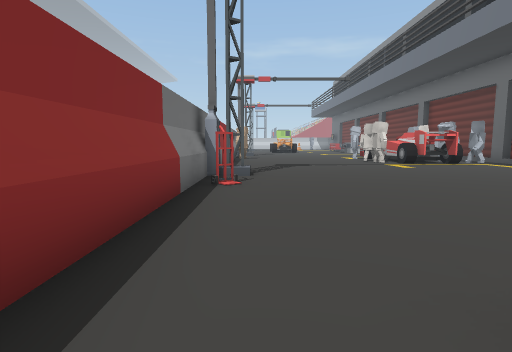
View 1 (above)

23 first-person views from a walk through a 3-D level made in the Unity game engine. The camera is 1.3 m above the floor, tilts 6° down and sees 80° across. The floor is counted in squares, 2 m on a side. Each view is taken from the middle of a square. On the plan, view 1 faces up. The plan holds only what a view shows up to about 10 squares ahead; the rest is blank. The place goes on beyond the plan. The player is left out. Some animated figures are left out.

View 2
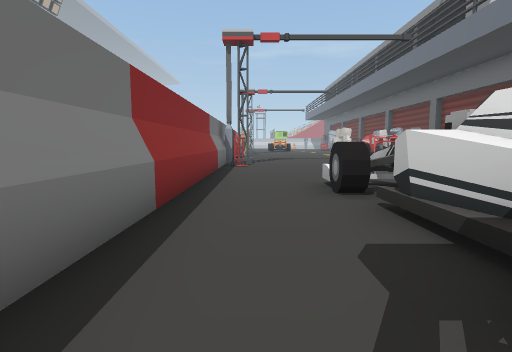

View 3
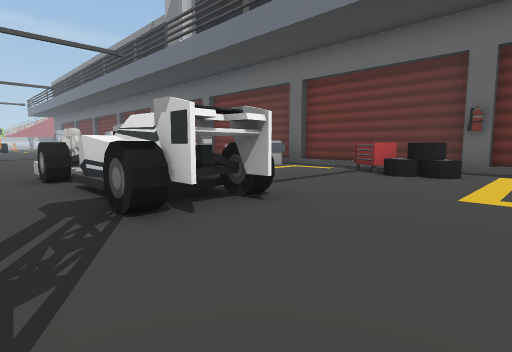

View 4
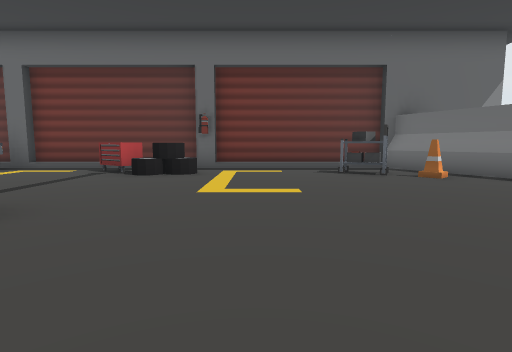

View 5
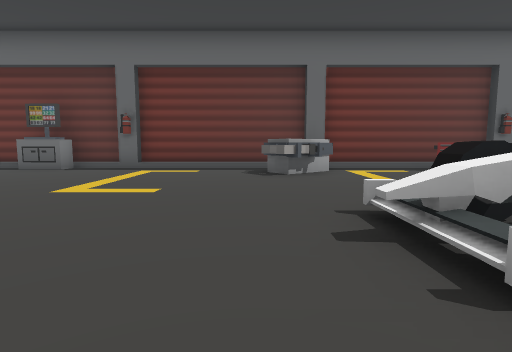

View 6
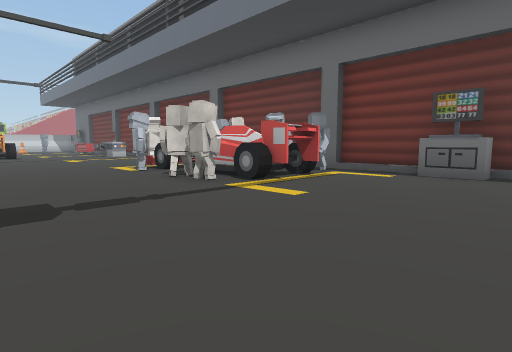

View 7
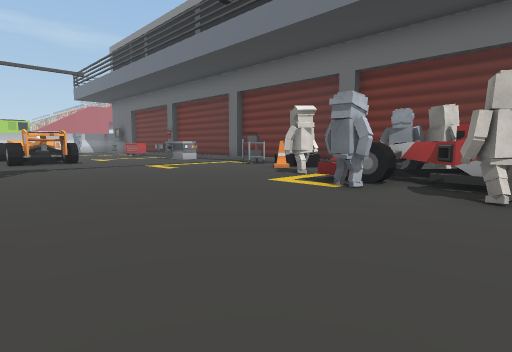

View 8
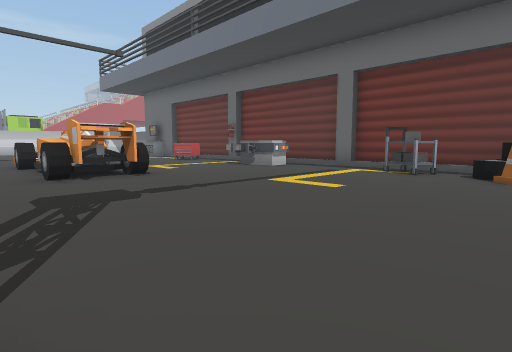

View 9
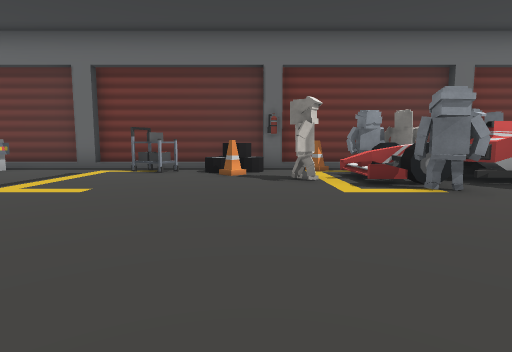

View 10
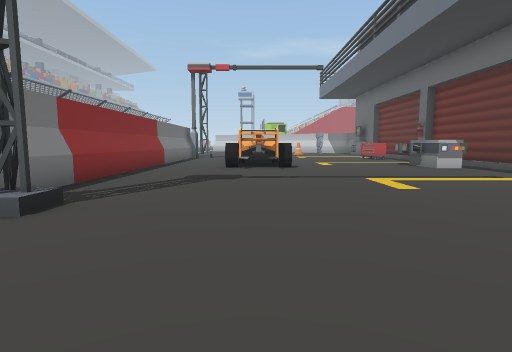

View 11
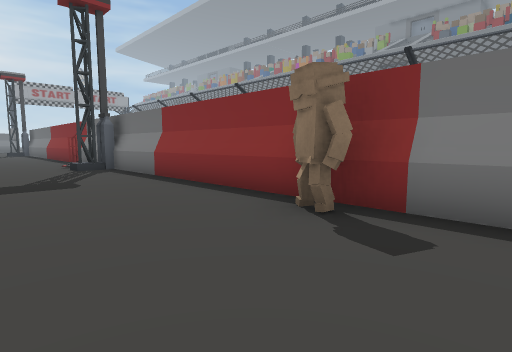

View 12
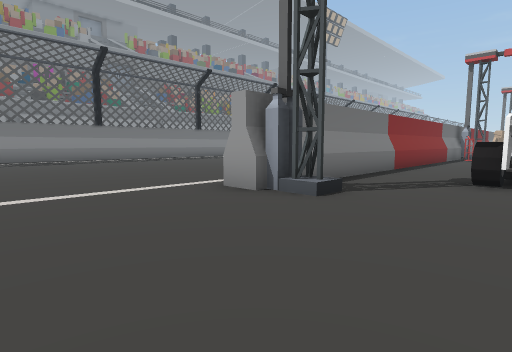

View 13
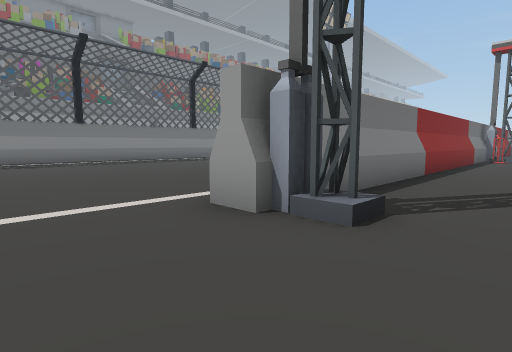

View 14
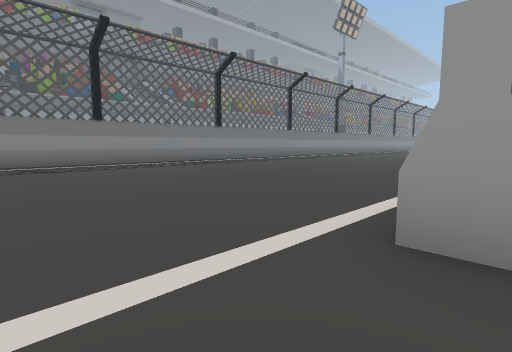

View 15
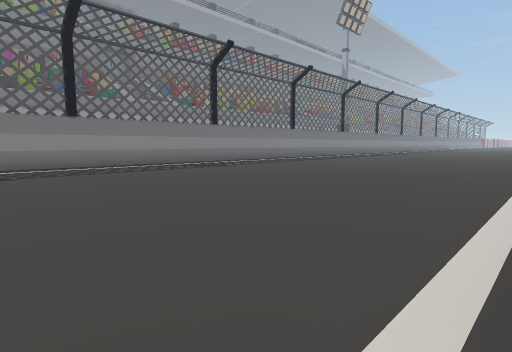

View 16
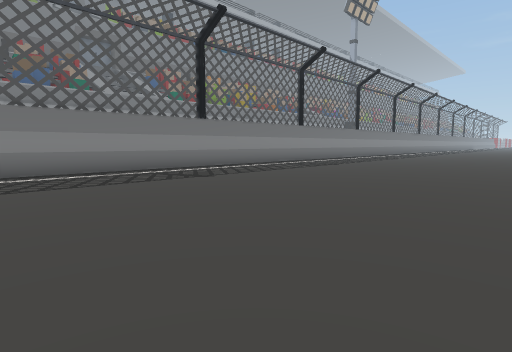

View 17
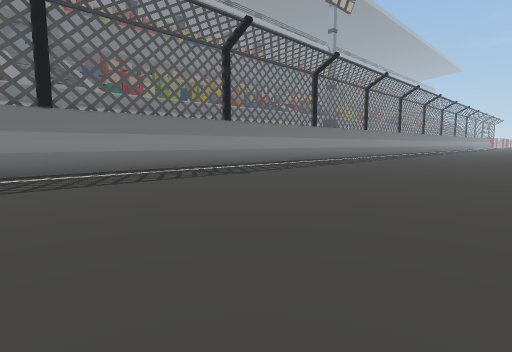

View 18
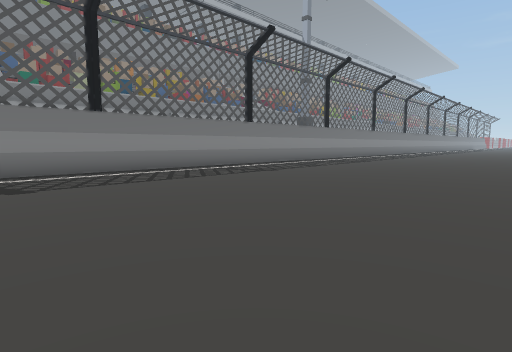

View 19
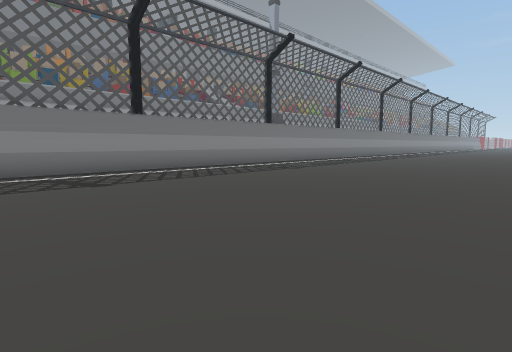

View 20
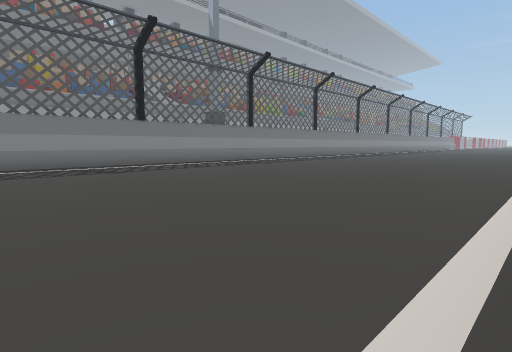

View 21
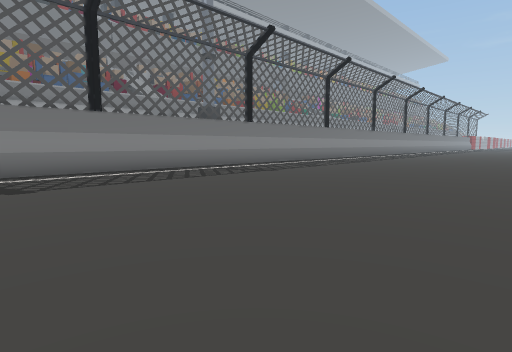

View 22
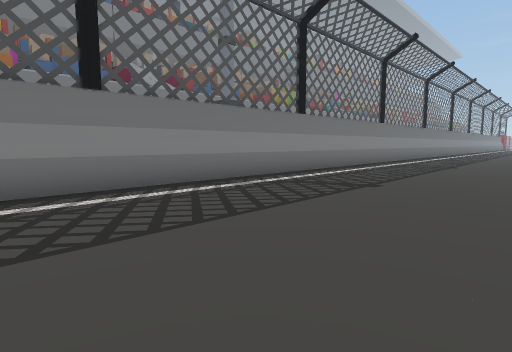

View 23
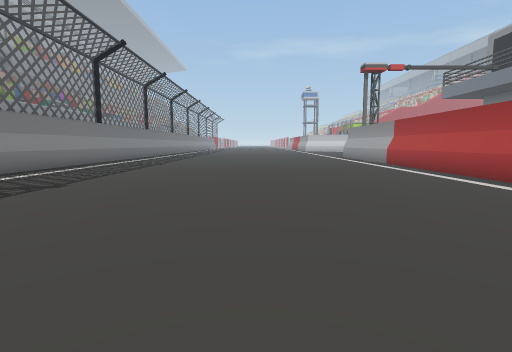

### Floor plan
Points are (right, up) in squares from view 1. A wall is a line through its corners. A room is listed if a view was taken in it or the views show most of it. See-through windows are left out.
Room 1 (view 1)
walls: (1.5, -0.3) (1.1, -0.3) (1.1, 0.4); (1.7, -1.5) (1.7, -1); (-1, 0.5) (-1, -3.5); (1.5, -2.3) (1.3, -1.4); (1.8, -0.1) (1.8, 0.5); (1.9, -2.6) (1.7, -1.3); (1.1, -3.5) (1.1, -2.8); (1.4, -3.8) (1.4, -3.1)
ways out: opening at (0, -4) to room 2; opening at (0, 1) to room 2; opening at (2, 0) to room 2
Room 2 (views 2, 3, 4, 5, 6, 7, 8, 9, 10, 11, 12, 13, 14, 15, 16, 17, 18, 19, 20, 21, 22, 23)
walls: (-0.8, 6.9) (-0.8, 6.1); (-0.9, 6.5) (-0.2, 6.5); (-0.5, 6.8) (-0.5, 6.2) (-1.1, 6.2); (5.2, 9.7) (4.8, 9.7) (4.8, 10.4); (1.7, 0.2) (1.7, 0.9); (-1, 14.9) (-1, 0.5); (5, 11.6) (5, 12.4); (5.7, 10.3) (5.5, 11.8); (2.5, -0.2) (2.5, 0.4); (4.9, 12) (5.4, 12.4) (5.5, 12.8); (5.2, 11.6) (5.2, 12.4); (5.6, 11.1) (5.6, 11.8); (6.3, 9.4) (5.2, 9.4) (5.2, 10.1); (5.4, 11.6) (5.6, 14.5); (6.2, 10) (5.8, 9.9); (6.2, 10) (5.5, 10); (4.8, 12.9) (4.8, 14.2); (6.2, 12.9) (6.2, 13.5); (8.3, 5.1) (8.3, 5.7); (1.5, -2.9) (1.5, -3.9); (-1, -3.5) (-1, -5); (8.5, 5.7) (8.5, 10.2); (8.3, 10.1) (8.3, 10.6); (1.5, -3.5) (1.1, -3.5); (2.5, -3.2) (2.1, -3.3); (2.6, -3.2) (1.9, -3.2); (8.5, 11.1) (8.5, 15.4); (2.5, -3.8) (1.4, -3.8); (2.5, -3.9) (2.5, -2.9); (-1.7, 19) (-1.7, 24.1); (-0.8, -5.1) (-0.8, -6); (-0.5, -5.2) (-0.5, -5.8) (-1.1, -5.8); (8.5, 0.6) (8.5, 5.2); (-0.2, -5.5) (-0.9, -5.5); (8.3, -0.5) (8.3, 0.6); (-0.5, -6) (-1.8, -6); (8.3, 15.2) (8.3, 15.9); (8.5, 15.7) (8.5, 20.4); (2.5, 21.8) (2.5, 22.9); (8.5, -4.5) (8.5, 0.2); (2.6, 21.9) (1.5, 21.9) (1.5, 22.5); (1.6, 22.2) (1.1, 22.2) (1.1, 22.9); (8.3, -5) (8.3, -4.4); (2.1, 22.3) (1.6, 23.2); (2.4, 22.3) (1.5, 22.3); (2.1, 22.4) (1.8, 24.3); (2.1, 22.4) (1.6, 22.4); (-11.7, 20.4) (-11.7, -7); (8.3, 20.2) (8.3, 20.9); (-1, 24.1) (-1, 17.5); (1.5, 23.8) (1.4, 24.3); (8.5, 21) (8.5, 24.1); (-11.7, 23.6) (-11.7, 20.5); (6.3, -10.5) (8.3, -9.5); (8.5, -9.5) (8.5, -4.9); (-11.5, 24.1) (-11.5, -7.1)
low walls: (1.1, 1) (1.9, 1); (2, 1) (2.5, 1); (1.9, 0.1) (1.4, 0.1); (5.3, 10.8) (5.1, 11.4); (5.2, 12.1) (5.8, 12.1); (2.5, 23.2) (2.1, 22.3)
ways out: opening at (0, -4) to room 1; opening at (0, 1) to room 1; opening at (2, 0) to room 1; gap at (5, 10)
objects: other object (-1, 5); other object (-1, 13); other object (4, 10); other object (4, 11); other object (4, 13); other object (5, 15) to (6, 15); cone (6, -9); other object (6, 1) to (8, 2); trolley (7, -9) to (7, -8); other object (7, -4); other object (7, -3); other object (7, 10); other object (7, 11); other object (7, 13); cone (7, 14); other object (7, 16) to (8, 17); cone (7, 17); trolley (7, 18) to (7, 19); other object (7, 22) to (7, 24); other object (8, 7) to (8, 8)

Positions as (right, up) in squares from view 1, and headings:
1: (0, 0), facing up
2: (0, -4), facing up
3: (0, -6), facing up-right
4: (0, -6), facing right
5: (0, 2), facing right
6: (1, 6), facing up-right
7: (0, 11), facing up-right
8: (0, 16), facing up-right
9: (0, 16), facing right
10: (2, 14), facing up
11: (2, 15), facing down-left
12: (2, -9), facing up-left
13: (1, -8), facing up-left
14: (-1, -8), facing up-left
15: (-2, -7), facing up-left
16: (-4, -5), facing up-left
17: (-4, -1), facing up-left
18: (-4, 3), facing up-left
19: (-4, 7), facing up-left
20: (-2, 11), facing up-left
21: (-4, 13), facing up-left
22: (-7, 14), facing up-left
23: (-6, 14), facing up
